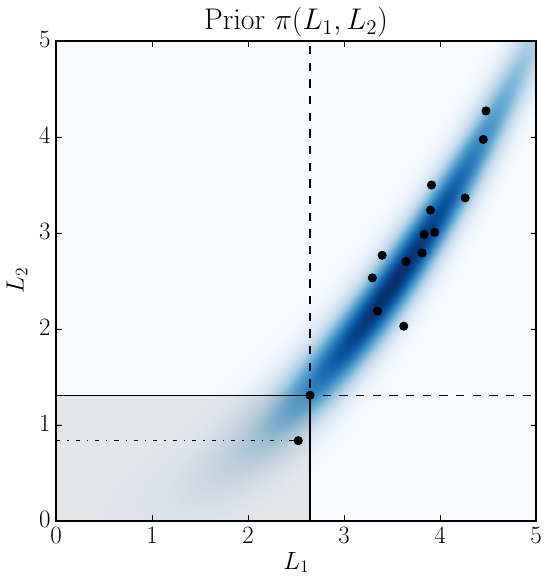

Generate this figure with Python:
import numpy as np
import numpy.random as rng
from matplotlib import rc
import matplotlib.pyplot as plt

"""
Make a plot of \pi(L1, L2)
Based on a similar plot from ABCNS
"""

rng.seed(0)
rc("font", size=18, family="serif", serif="Computer Sans")
rc("text", usetex=True)

# Resolution
N = 256
[x, y] = np.meshgrid(np.linspace(0., 5., N), np.linspace(5., 0., N))

f = np.exp(-0.5*(x-3.5)**2/1.**2)*np.exp(-0.5*((y - 5*(x/5)**2)**2)/0.3**2)
f /= f.sum()

# Generate samples
M = 20
xx = 3.5 + 1.*rng.randn(M)
yy = 5*(xx/5)**2 + 0.3*rng.randn(M)
keep = (xx > 0.) & (xx < 5.) & (yy > 0.) & (yy < 5.)
xx = xx[keep]
yy = yy[keep]

plt.imshow(f, extent=[x.min(), x.max(), y.min(), y.max()], cmap='Blues')
plt.plot(xx, yy, 'ko')
plt.xlabel(r'$L_1$')
plt.ylabel(r'$L_2$')
plt.title(r'Prior $\pi(L_1, L_2)$')
plt.axhline(1.3095, xmin=0., xmax=2.6455/5., color='k')
plt.axvline(2.6455, ymin=0., ymax=1.3095/5., color='k')
plt.axhline(1.3095, linestyle='--', color='k')
plt.axvline(2.6455, linestyle='--', color='k')
plt.axhline(0.841, xmin=0., xmax=2.6455/5., linestyle='-.', color='k')
plt.fill_between(x[0, :][x[0, :] < 2.6455], 0., 1.3095, color=[0.6, 0.6, 0.6], alpha=0.2)
plt.savefig('joint.pdf', bbox_inches='tight')
plt.show()

